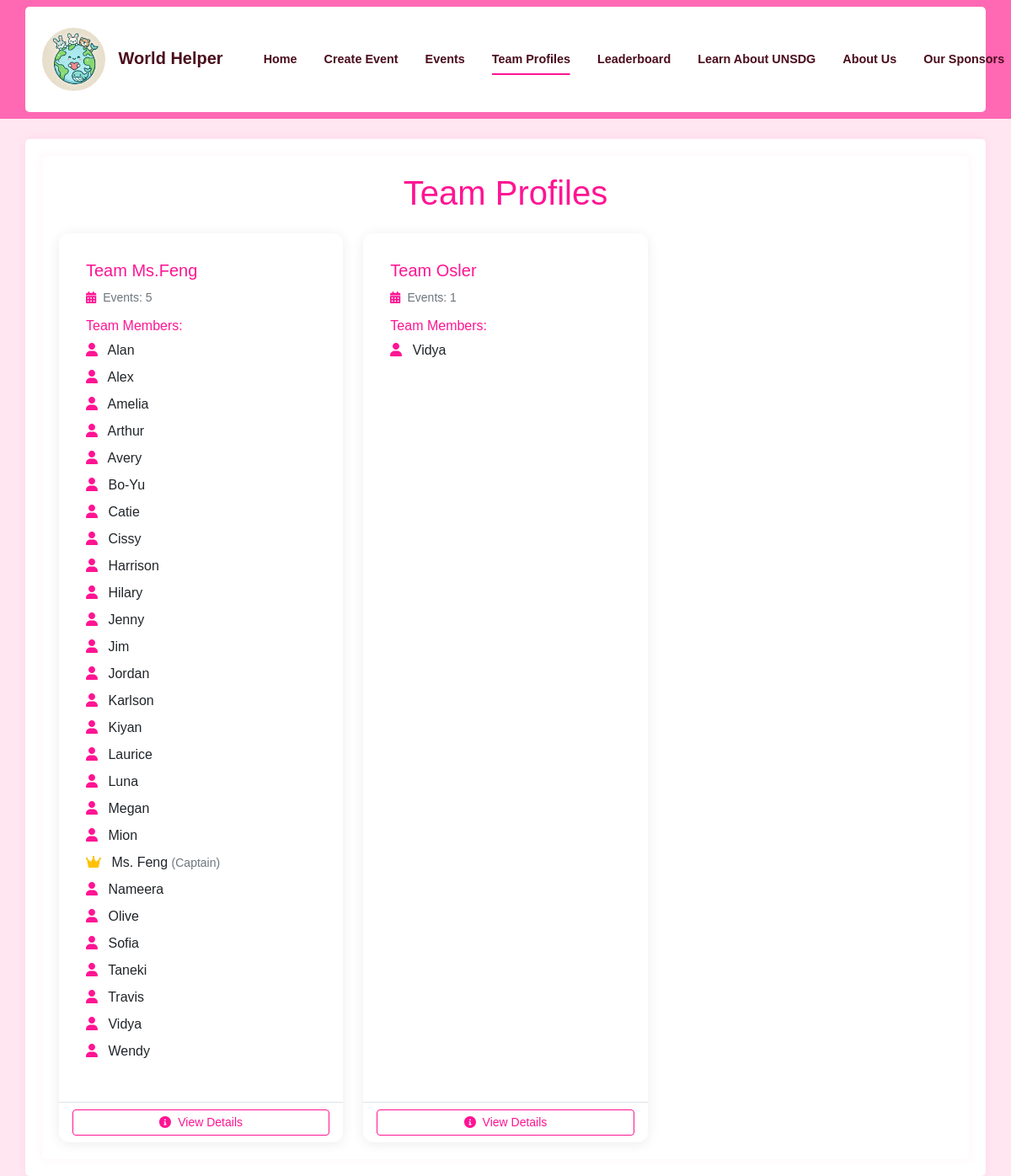
Page /team_profiles on the committed database.
### app/models.py (models this page shows, shortened)
class Team(db.Model):
    id = db.Column(db.Integer, primary_key=True)
    team_phrase = db.Column(db.String(100), nullable=False)
    name = db.Column(db.String(64), nullable=False)
    members = db.relationship('TeamMember', backref='team', lazy='dynamic',
                            cascade='all, delete-orphan')
    events = db.relationship('Event', backref='team', lazy='dynamic',
                           cascade='all, delete-orphan')
    bingo_card = db.relationship('BingoCard', backref='team', uselist=False,
                                cascade='all, delete-orphan')
    created_at = db.Column(db.DateTime, default=datetime.utcnow)

class TeamMember(db.Model):
    id = db.Column(db.Integer, primary_key=True)
    name = db.Column(db.String(64), nullable=False)
    team_id = db.Column(db.Integer, db.ForeignKey('team.id', ondelete='CASCADE'), nullable=False)
    is_captain = db.Column(db.Boolean, default=False)
    __table_args__ = (
        db.UniqueConstraint('team_id', 'name', name='unique_member_per_team'),
    )

### app/main/routes.py (the view)
@bp.route('/team_profiles')
def team_profiles():
    teams = db.session.query(Team, func.count(Event.id).label('event_count')) \
        .outerjoin(Event) \
        .group_by(Team.id) \
        .order_by(Team.name) \
        .all()
    return render_template('team_profiles.html', teams=teams)

### app/main/routes.py (called while the page is built)
@bp.context_processor
def utility_processor():
    return dict(SDG_DESCRIPTIONS=SDG_DESCRIPTIONS)

### app/templates/team_profiles.html (shortened to what this page needs)
{% extends "base.html" %}
{% block content %}
<div class="container">
    <h1 class="text-center mb-4 theme-pink">Team Profiles</h1>
    <div class="row row-cols-1 row-cols-md-2 row-cols-lg-3 g-4">
        {% for team, event_count in teams %}
        <div class="col">
            <div class="card h-100">
                <div class="card-body">
                    <h5 class="card-title theme-pink">{{ team.name }}</h5>
                    <div class="mb-3">
                        <small class="text-muted">
                            <i class="fas fa-calendar-alt me-1 theme-pink"></i>
                            Events: {{ event_count }}
                        </small>
                    </div>
                    <h6 class="card-subtitle mb-2 theme-pink">Team Members:</h6>
                    <ul class="list-unstyled">
                        {% for member in team.members %}
                        <li class="mb-2">
                            <i class="fas {% if member.is_captain %}fa-crown text-warning{% else %}fa-user text-pink{% endif %} me-2"></i>
                            {{ member.name }}
                            {% if member.is_captain %}
                            <small class="text-muted">(Captain)</small>
                            {% endif %}
                        </li>
                        {% endfor %}
                    </ul>
                </div>
                <div class="card-footer bg-transparent border-top">
                    <a href="{{ url_for('main.team', team_id=team.id) }}"
                       class="btn btn-outline-pink btn-sm w-100">
                        <i class="fas fa-info-circle me-1"></i> View Details
                    </a>
                </div>
            </div>
        </div>
        {% endfor %}
    </div>
</div>
{% endblock %}

### app/static/css/custom.css (style rules this page uses)
:root { --pink-primary: #FF1493; --pink-secondary: #FF69B4; --pink-light: #FFE6F0; --pink-border: #FFCCE6; --pink-hover: #FF1493; --pink-dark: #4a0e1c; }
body { font-family: 'Arial', sans-serif; background-color: var(--pink-light); }
.container { background-color: #ffffff; border-radius: 5px; padding: 20px; box-shadow: 0 0 10px rgba(255, 105, 180, 0.1); }
h1, .world-helper-title { color: var(--pink-primary); margin-bottom: 20px; }
.text-pink { color: var(--pink-primary) !important; }
.btn-outline-pink { color: var(--pink-secondary); border-color: var(--pink-secondary); }
.theme-pink { color: var(--pink-primary); }
.card { border: 2px solid var(--pink-border); border-radius: 12px; box-shadow: 0 4px 6px rgba(0, 0, 0, 0.1); overflow: hidden; }
.card-body { padding: 2rem; }
.card { border: none; box-shadow: 0 2px 15px rgba(0,0,0,0.08); transition: transform 0.2s ease; }
.btn-outline-pink { border-color: var(--pink-primary); color: var(--pink-primary); transition: all 0.3s ease; }

### rows in the picture
Team: name "Team Ms.Feng", event_count "5"
TeamMember: is_captain False (drawn), name "Alan"
TeamMember: is_captain False (drawn), name "Alex"
TeamMember: is_captain False (drawn), name "Amelia"
TeamMember: is_captain False (drawn), name "Arthur"
TeamMember: is_captain False (drawn), name "Avery"
TeamMember: is_captain False (drawn), name "Bo-Yu"
TeamMember: is_captain False (drawn), name "Catie"
TeamMember: is_captain False (drawn), name "Cissy"
TeamMember: is_captain False (drawn), name "Harrison"
TeamMember: is_captain False (drawn), name "Hilary"
TeamMember: is_captain False (drawn), name "Jenny"
TeamMember: is_captain False (drawn), name "Jim"
TeamMember: is_captain False (drawn), name "Jordan"
TeamMember: is_captain False (drawn), name "Karlson"
TeamMember: is_captain False (drawn), name "Kiyan"
TeamMember: is_captain False (drawn), name "Laurice"
TeamMember: is_captain False (drawn), name "Luna"
TeamMember: is_captain False (drawn), name "Megan"
TeamMember: is_captain False (drawn), name "Mion"
TeamMember: is_captain True (drawn), name "Ms. Feng"
TeamMember: is_captain False (drawn), name "Nameera"
TeamMember: is_captain False (drawn), name "Olive"
TeamMember: is_captain False (drawn), name "Sofia"
TeamMember: is_captain False (drawn), name "Taneki"
TeamMember: is_captain False (drawn), name "Travis"
TeamMember: is_captain False (drawn), name "Vidya"
TeamMember: is_captain False (drawn), name "Wendy"
Team: name "Team Osler", id "1"
TeamMember: is_captain False (drawn), name "Vidya"
